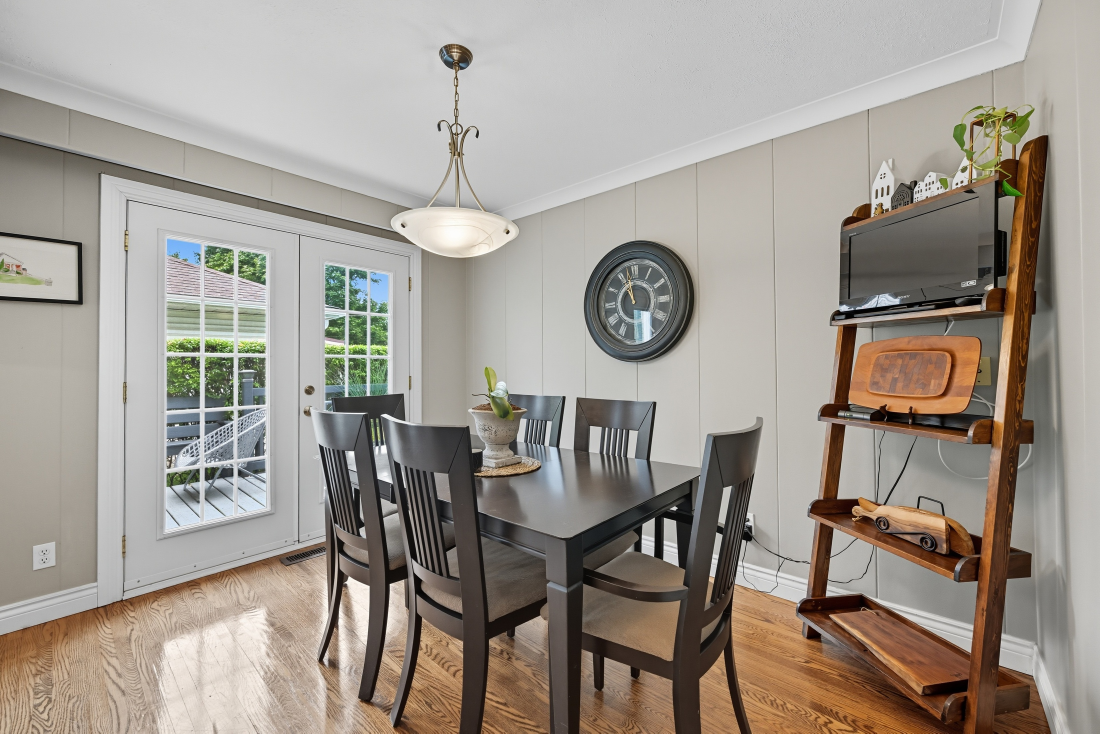
#> input picture assets/1001_src.jpg, 3299 x 2200 px (shown at 1/3 size)
$ python -i processor.py   (imports and definitions only)
#> lines starting #> are read from the running program, lines starting #| are printed output that depends on the picture; after the words box and inside, x2 and y2 are one past the last pixel; in counts of white or black regions, pixels touching at a corner belong together
# processor.py
from pathlib import Path
import cv2
import numpy as np

CROP_DIR    = "/tmp/crops"
CV2_PRESETS = {
    "standard": {
        "blur_kernel": 5,
        "canny_low": 50,
        "canny_high": 150,
        "dilate_iterations": 1,
    },
    "dim_lighting": {
        "blur_kernel": 7,
        "canny_low": 20,
        "canny_high": 80,
        "dilate_iterations": 2,
    },
    "sharp_angle": {
        "blur_kernel": 5,
        "canny_low": 40,
        "canny_high": 130,
        "dilate_iterations": 1,
    },
    "bright_reflection": {
        "blur_kernel": 9,
        "canny_low": 50,
        "canny_high": 130,
        "dilate_iterations": 1,
    },
    "partial_occlusion": {
        "blur_kernel": 5,
        "canny_low": 30,
        "canny_high": 100,
        "dilate_iterations": 3,
    },
}

def find_screen_quad(crop_path: str, params: dict = None):
#> called with crop_path = 'assets/1001_src.jpg'
    if params is None:
        params = CV2_PRESETS["standard"]

    img = cv2.imread(crop_path)
#> img is the input picture: shape (2200, 3299, 3); mean B, G, R 142.9, 151.6, 159.1
    if img is None:
        print(f"    Could not read {crop_path}")
        return []

    blur_k = params["blur_kernel"]
    hsv = cv2.cvtColor(img, cv2.COLOR_BGR2HSV)
#> hsv: shape (2200, 3299, 3); mean H, S, V 22.1, 38, 160.5
    _, _, v = cv2.split(hsv)
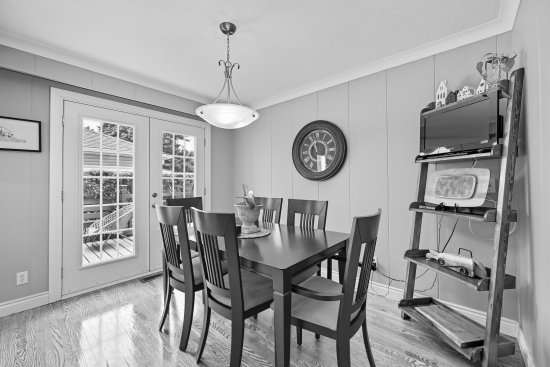
#> v: shape (2200, 3299) (shown at 1/6 size); min 0, max 255, mean 160.5
    dark_mask = cv2.bitwise_not(v)
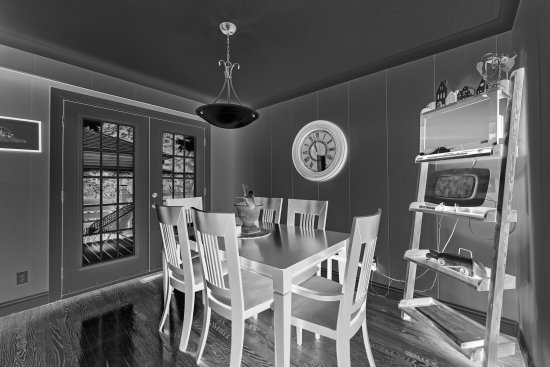
#> dark_mask: shape (2200, 3299) (shown at 1/6 size); min 0, max 255, mean 94.5
    blurred = cv2.GaussianBlur(dark_mask, (blur_k, blur_k), 0)
    edges = cv2.Canny(blurred, params["canny_low"], params["canny_high"])
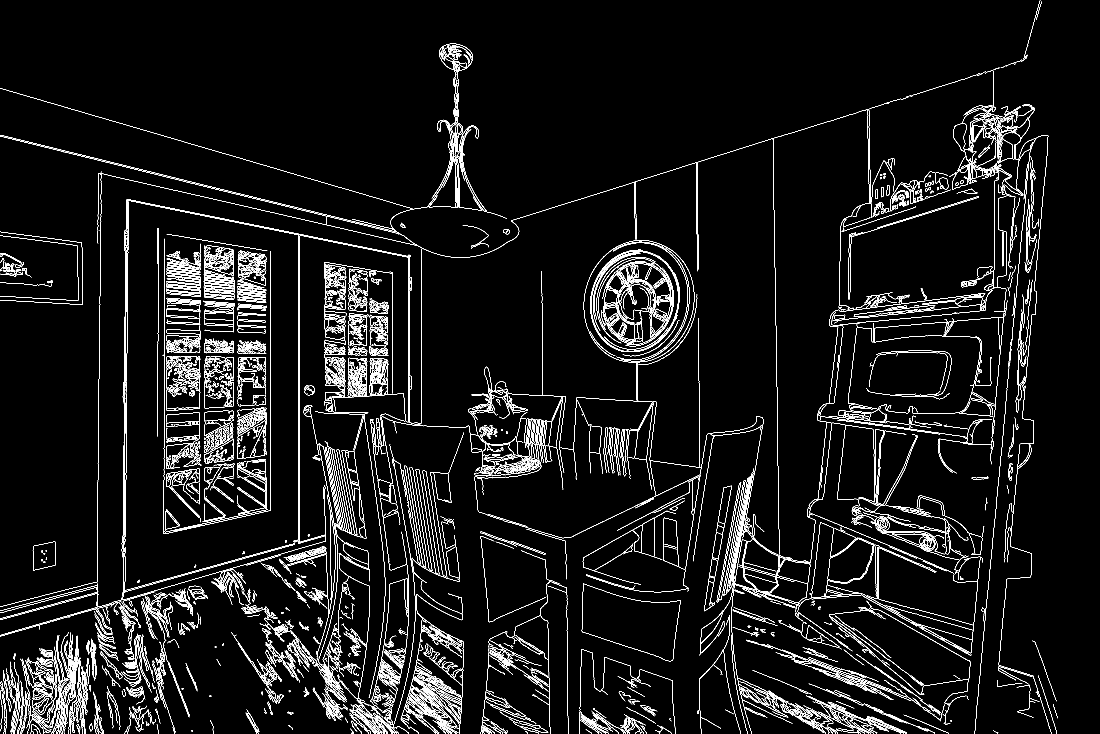
#> edges: shape (2200, 3299) (shown at 1/3 size); 3.9% white in thin lines or dots
    kernel = cv2.getStructuringElement(cv2.MORPH_RECT, (3, 3))
    edges = cv2.dilate(edges, kernel, iterations=params["dilate_iterations"])
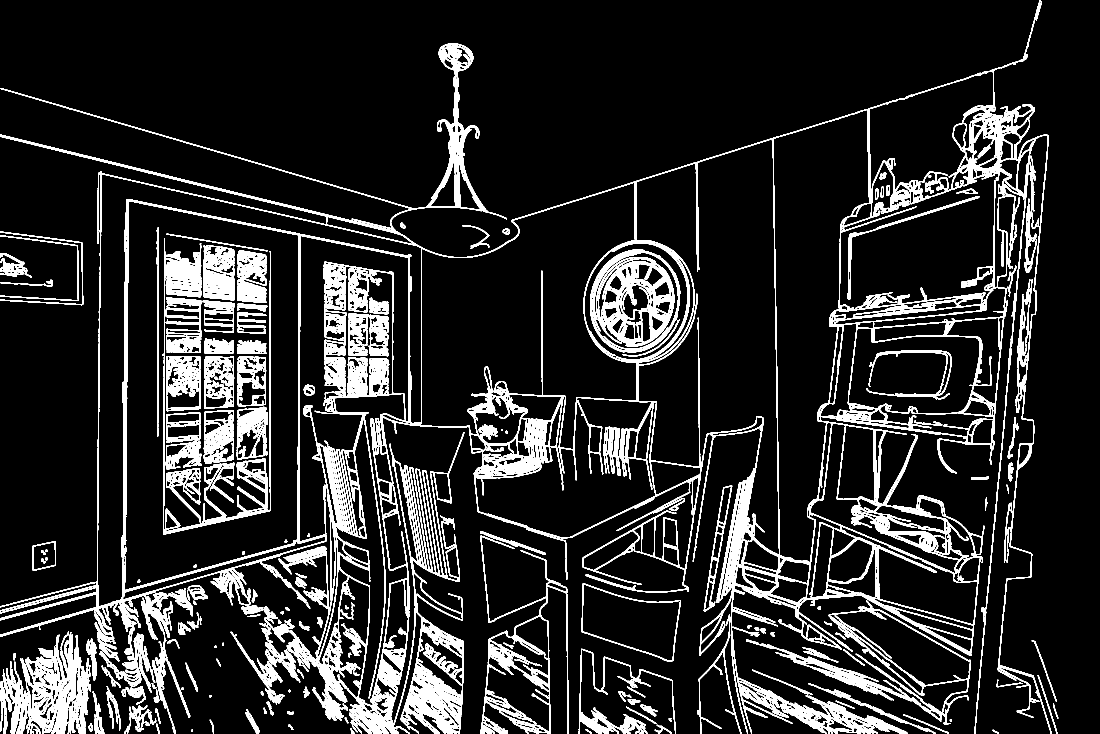
#> edges: shape (2200, 3299) (shown at 1/3 size); 12.3% white; 222 white regions

    stem = Path(crop_path).stem
    parent = Path(crop_path).parent
    cv2.imwrite(str(parent / f"{stem}_edges.jpg"), edges)

    contours, _ = cv2.findContours(edges, cv2.RETR_LIST, cv2.CHAIN_APPROX_SIMPLE)
#> contours = 6738 contours, 5043 with area under 20; largest, box (x1, y1, x2, y2) and area: (0, 130, 3155, 2200) 3335656, (371, 603, 896, 1771) 535717, (1908, 417, 2338, 1665) 316918, (1261, 547, 1910, 1348) 304941, (2320, 329, 2608, 1688) 232724
    contours = sorted(contours, key=cv2.contourArea, reverse=True)
    print(f"  Found {len(contours)} contours")
#|   Found 6738 contours

    quads = []
    for contour in contours[:10]:
        area = cv2.contourArea(contour)
        if area < 1000:
            continue
        for epsilon_mult in [0.02, 0.03, 0.04, 0.05, 0.06]:
            peri = cv2.arcLength(contour, True)
            approx = cv2.approxPolyDP(contour, epsilon_mult * peri, True)
            print(f"    contour area: {area:.0f}, epsilon: {epsilon_mult}, vertices: {len(approx)}")
            if len(approx) == 4:
                quads.append(approx)
                break
#> this loop made 10 passes
#> area on passes 1 to 8: 3335655.5, 535717, 316918.5, 304941, 232724.5, 211676.5, 166430, 151299
#> (printed output is left out)
#> after the loop, quads = 2 contours; box (x1, y1, x2, y2) and area: (374, 604, 895, 1771) 533358, (1759, 734, 2057, 1081) 55203

    print(f"   Found {len(quads)} quad candidates")
#|    Found 2 quad candidates
    return quads

# [106 lines left out: functions save_crop, save_crops, replace_screen, draw_quad_highlight, save_result, sort_quad_points and 1 more, not called in this run]

>>> result = find_screen_quad('assets/1001_src.jpg')
#> result has the same summary as quads in find_screen_quad

$ run again, on assets/1009_src.jpg
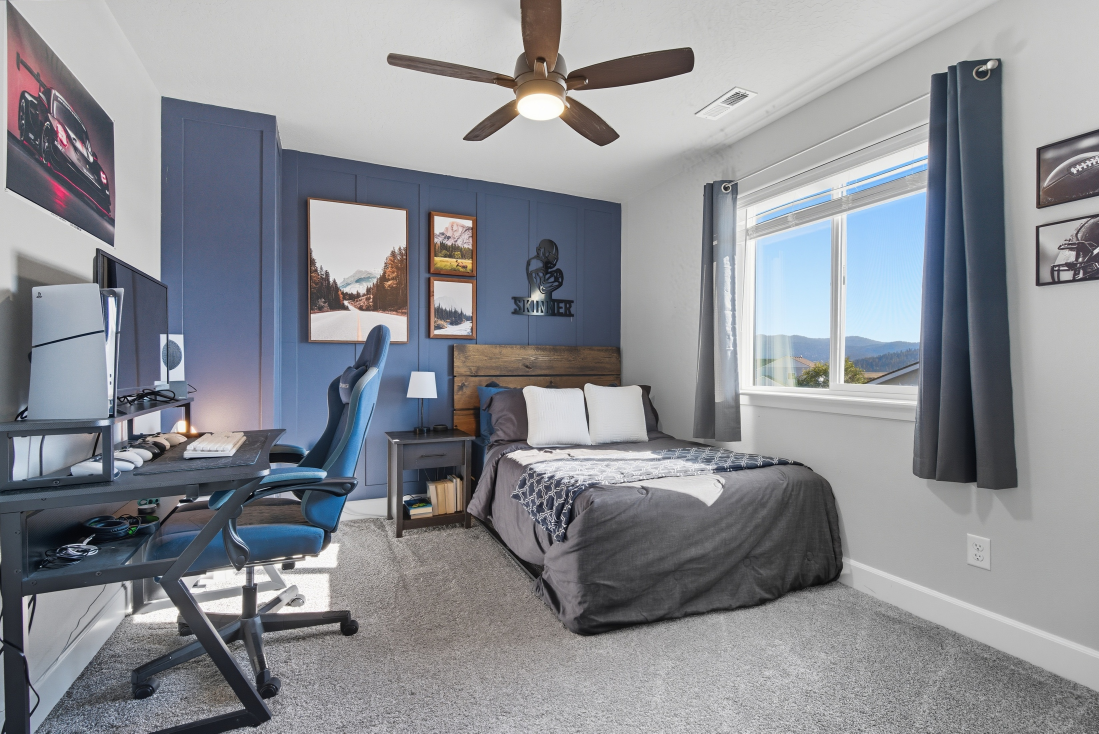
#> input picture assets/1009_src.jpg, 3297 x 2201 px (shown at 1/3 size)
#> in find_screen_quad, img is the input picture: shape (2201, 3297, 3); mean B, G, R 147.7, 142, 139.7
#> hsv: shape (2201, 3297, 3); mean H, S, V 65.5, 28.1, 150.2
#> in find_screen_quad, `dark_mask = cv2.bitwise_not(v)`:
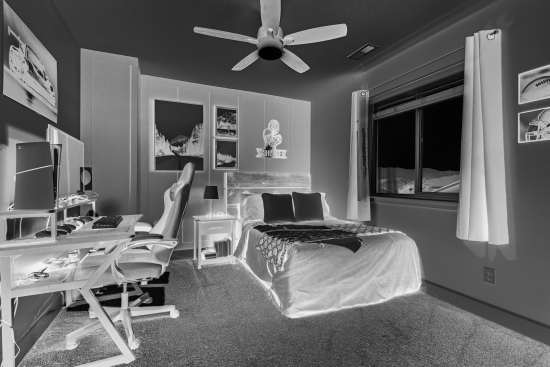
#> dark_mask: shape (2201, 3297) (shown at 1/6 size); min 0, max 254, mean 104.8
#> in find_screen_quad, `edges = cv2.dilate(edges, kernel, iterations=params["dilate_iterations..`:
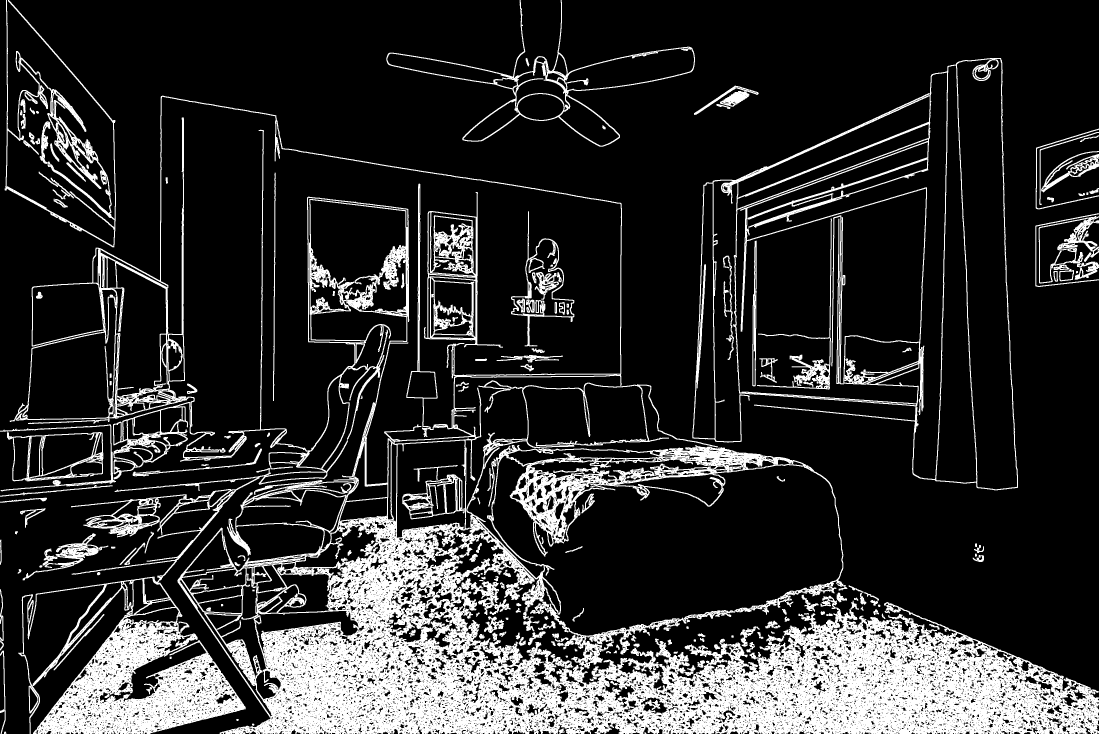
#> edges: shape (2201, 3297) (shown at 1/3 size); 18% white; 219 white regions
#> contours = 13633 contours, 10777 with area under 20; largest, box (x1, y1, x2, y2) and area: (29, 287, 3297, 2201) 2966875, (482, 289, 1864, 1455) 870052, (2077, 174, 3054, 1471) 803684, (1476, 1365, 2528, 1908) 352147, (2205, 417, 2785, 1211) 269243
#|   Found 13633 contours
#> the loop in find_screen_quad, `for contour in contours[:10]:` made 10 passes
#> area on passes 1 to 8: 2966875, 870052, 803683.5, 352147, 269243, 153401, 121676, 96450
#> (printed output is left out)
#> after the loop in find_screen_quad, `for contour in contours[:10]:`: quads = 3 contours; box (x1, y1, x2, y2) and area: (2077, 174, 3054, 1463) 238888, (2241, 217, 2841, 1438) 120270, (485, 291, 1862, 1372) 101240
#|    Found 3 quad candidates
#> result has the same summary as quads in find_screen_quad

$ run again, on assets/1022_src.jpg
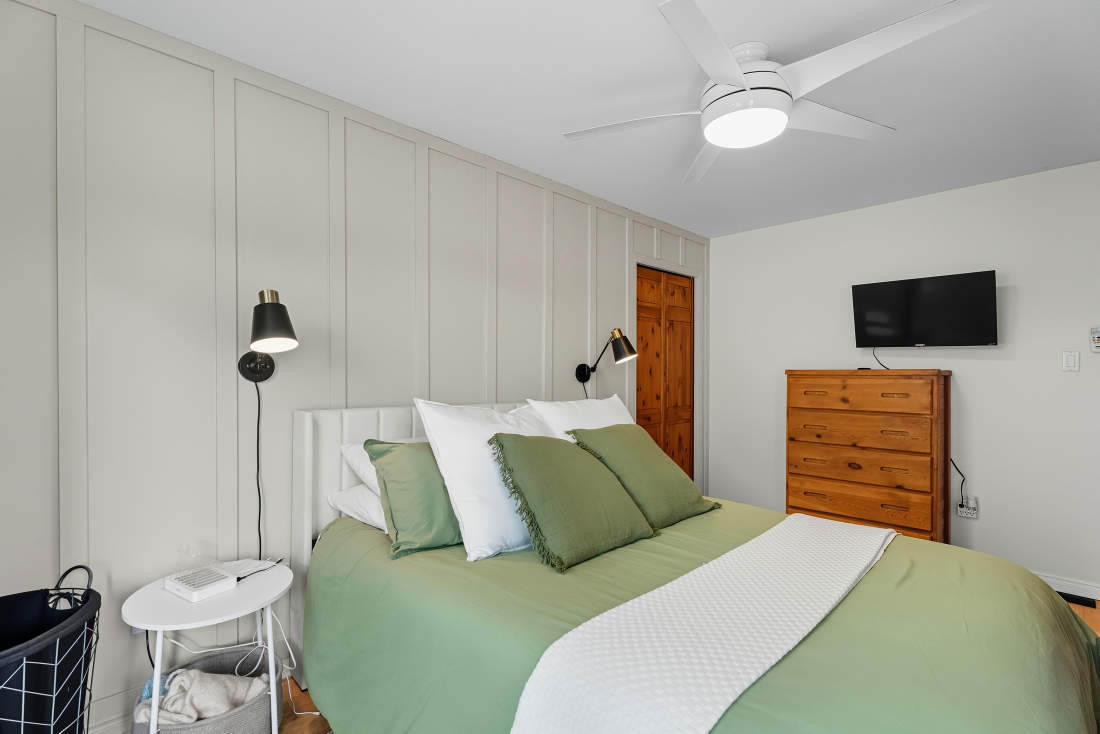
#> input picture assets/1022_src.jpg, 3298 x 2200 px (shown at 1/3 size)
#> in find_screen_quad, img is the input picture: shape (2200, 3298, 3); mean B, G, R 156.8, 167.9, 169.3
#> hsv: shape (2200, 3298, 3); mean H, S, V 27.3, 28.3, 172.2
#> in find_screen_quad, `dark_mask = cv2.bitwise_not(v)`:
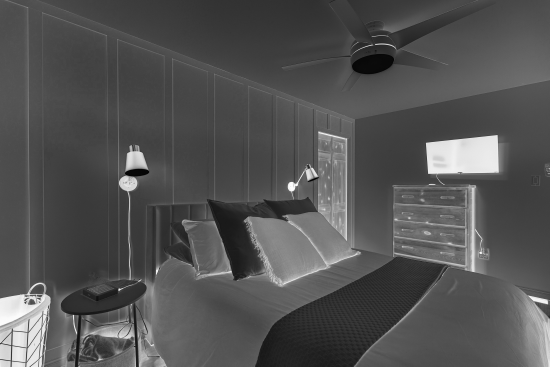
#> dark_mask: shape (2200, 3298) (shown at 1/6 size); min 0, max 255, mean 82.8
#> in find_screen_quad, `edges = cv2.dilate(edges, kernel, iterations=params["dilate_iterations..`:
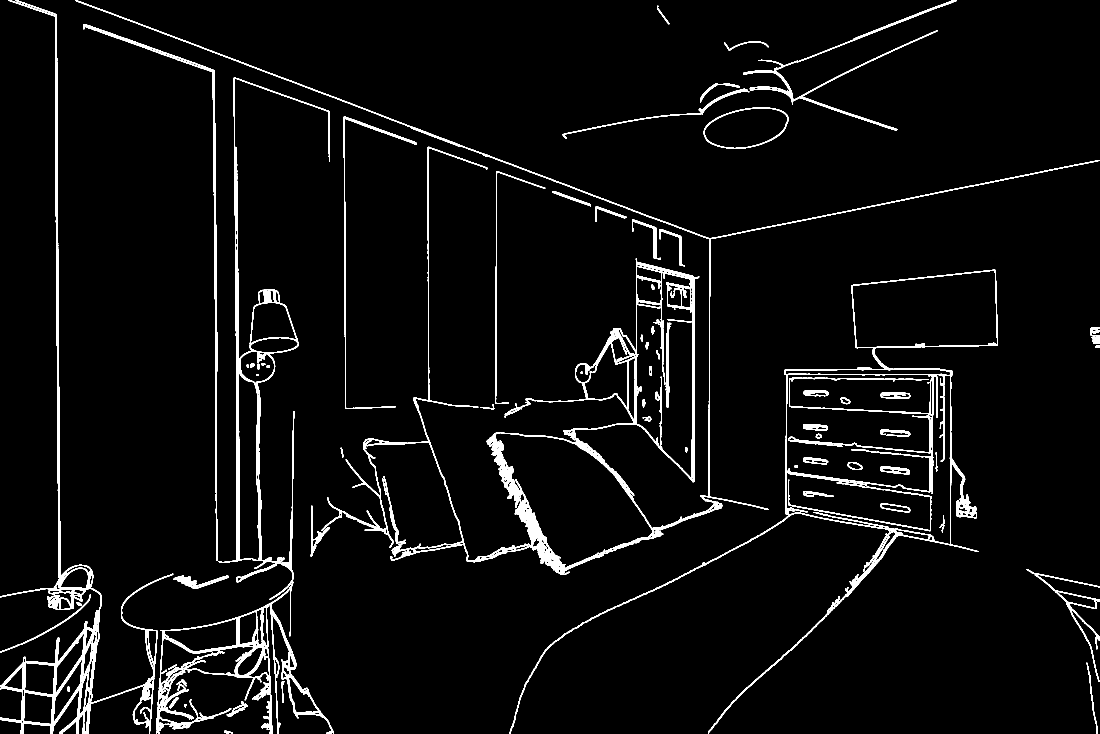
#> edges: shape (2200, 3298) (shown at 1/3 size); 3.8% white; 80 white regions
#> contours = 1319 contours, 967 with area under 20; largest, box (x1, y1, x2, y2) and area: (1529, 809, 2994, 2200) 338904, (965, 440, 3298, 1725) 274804, (2358, 1123, 2852, 1633) 218250, (468, 232, 1002, 2200) 146890, (1485, 1298, 1959, 1705) 103120
#|   Found 1319 contours
#> the loop in find_screen_quad, `for contour in contours[:10]:` made 10 passes
#> area on passes 1 to 8: 338904.5, 274803.5, 218250.5, 146890, 103120, 86770.5, 79640.5, 78469.5
#> (printed output is left out)
#> after the loop in find_screen_quad, `for contour in contours[:10]:`: quads = 6 contours; box (x1, y1, x2, y2) and area: (2358, 1124, 2852, 1633) 224647, (1486, 1304, 1959, 1689) 92452, (2558, 813, 2990, 1041) 85646, (716, 1117, 776, 1681) 29954, (1911, 833, 2078, 1435) 23003, (2111, 329, 2365, 443) 15090
#|    Found 6 quad candidates
#> result has the same summary as quads in find_screen_quad
